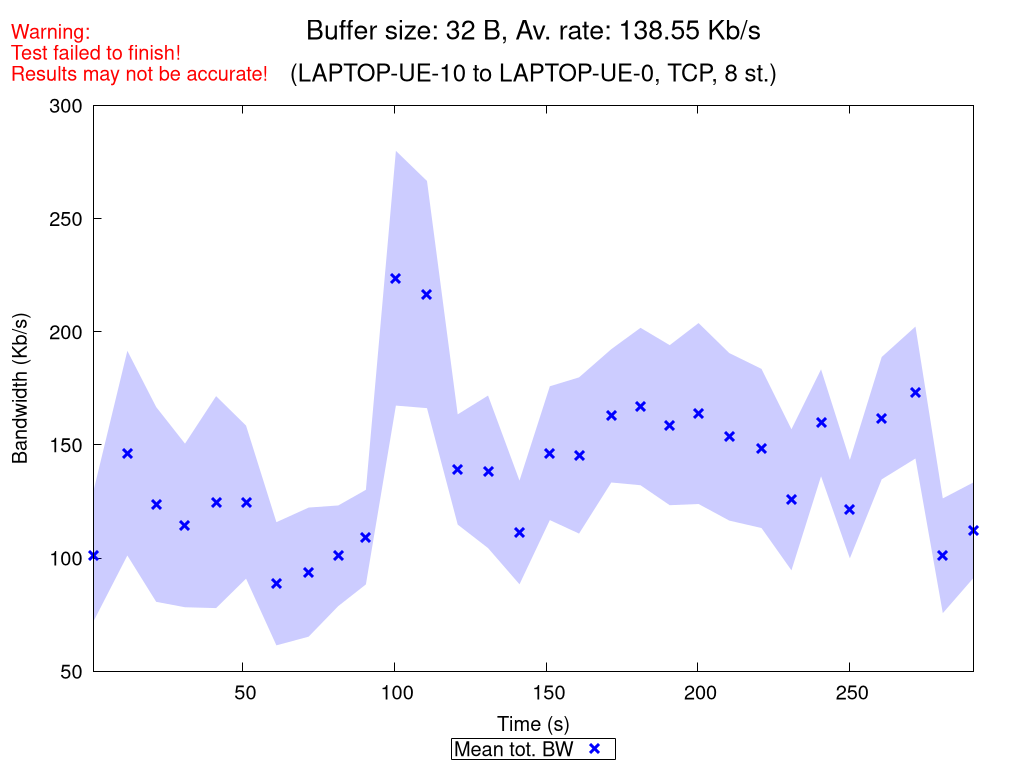

gnuplot code for this plot:
set terminal pngcairo nocrop enhanced size 1024,768 font "Verdana,15"
set output "TCP_8_st_2020_11_17_13-00-49_two2one_00032B.png"

set title "{/=20 Buffer size: 32 B, Av. rate: 138.55 Kb/s}\n\n{/=18 (LAPTOP-UE-10 to LAPTOP-UE-0, TCP, 8 st.)}"
set label "Warning:\nTest failed to finish!\nResults may not be accurate!" at screen 0.01, screen 0.96 tc rgb "red"

set xlabel "Time (s)"
set ylabel "Bandwidth (Kb/s)"
set ytics nomirror
set key bmargin center horizontal box samplen 1 width -1
set bmargin 4.6
set rmargin 4.5

rf = 1000.0  # rate factor
set style fill transparent solid 0.2 noborder
set autoscale xfix
plot "TCP_8_st_2020_11_17_13-00-49_two2one_00032B_iperf_processed.dat" using 1:($2/rf-$3/rf):($2/rf+$3/rf) with filledcurves lc rgb "blue" notitle, \
     "" using 1:($2/rf) with points pt 2 ps 1.5 lw 3 lc rgb "blue" title "Mean tot. BW", \
